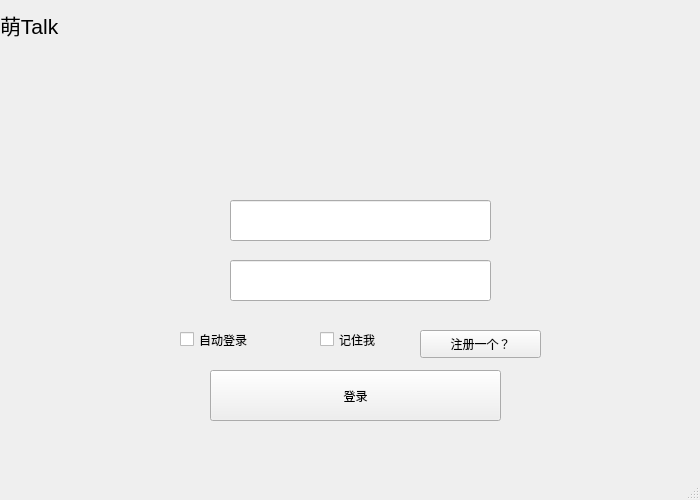
<?xml version="1.0" encoding="UTF-8"?>
<ui version="4.0">
 <class>MainWindow</class>
 <widget class="QMainWindow" name="MainWindow">
  <property name="geometry">
   <rect>
    <x>0</x>
    <y>0</y>
    <width>700</width>
    <height>500</height>
   </rect>
  </property>
  <property name="minimumSize">
   <size>
    <width>700</width>
    <height>500</height>
   </size>
  </property>
  <property name="maximumSize">
   <size>
    <width>700</width>
    <height>500</height>
   </size>
  </property>
  <property name="cursor">
   <cursorShape>ArrowCursor</cursorShape>
  </property>
  <property name="windowTitle">
   <string>MainWindow</string>
  </property>
  <widget class="QWidget" name="centralwidget">
   <widget class="QWidget" name="widget" native="true">
    <property name="geometry">
     <rect>
      <x>90</x>
      <y>180</y>
      <width>481</width>
      <height>141</height>
     </rect>
    </property>
    <widget class="QLineEdit" name="lineEdit_id">
     <property name="geometry">
      <rect>
       <x>140</x>
       <y>20</y>
       <width>261</width>
       <height>41</height>
      </rect>
     </property>
     <property name="text">
      <string/>
     </property>
    </widget>
    <widget class="QLabel" name="label">
     <property name="geometry">
      <rect>
       <x>100</x>
       <y>20</y>
       <width>31</width>
       <height>41</height>
      </rect>
     </property>
     <property name="text">
      <string>&lt;html&gt;&lt;head/&gt;&lt;body&gt;&lt;p&gt;&lt;img src=&quot;:/res/bg/user.png&quot; width=&quot;30&quot; height=&quot;30&quot;/&gt;&lt;/p&gt;&lt;/body&gt;&lt;/html&gt;</string>
     </property>
     <property name="textFormat">
      <enum>Qt::AutoText</enum>
     </property>
     <property name="scaledContents">
      <bool>false</bool>
     </property>
    </widget>
    <widget class="QLabel" name="label_2">
     <property name="geometry">
      <rect>
       <x>100</x>
       <y>80</y>
       <width>31</width>
       <height>41</height>
      </rect>
     </property>
     <property name="text">
      <string>&lt;html&gt;&lt;head/&gt;&lt;body&gt;&lt;p&gt;&lt;img src=&quot;:/res/bg/password.png&quot; wight=&quot;30&quot; height= &quot;30&quot;/&gt;&lt;/p&gt;&lt;/body&gt;&lt;/html&gt;</string>
     </property>
    </widget>
    <widget class="QLineEdit" name="lineEdit_password">
     <property name="geometry">
      <rect>
       <x>140</x>
       <y>80</y>
       <width>261</width>
       <height>41</height>
      </rect>
     </property>
    </widget>
    <widget class="QLabel" name="label_4">
     <property name="geometry">
      <rect>
       <x>-70</x>
       <y>20</y>
       <width>701</width>
       <height>141</height>
      </rect>
     </property>
     <property name="text">
      <string>&lt;html&gt;
&lt;head/&gt;
&lt;body&gt;
  &lt;p&gt;
    &lt;img style=&quot;background-color: white;&quot; src=&quot;:/res/bg/two.png&quot; width=&quot;20&quot; height=&quot;20&quot;/&gt;
  &lt;/p&gt;
&lt;/body&gt;
&lt;/html&gt;</string>
     </property>
    </widget>
   </widget>
   <widget class="QWidget" name="widget_2" native="true">
    <property name="geometry">
     <rect>
      <x>120</x>
      <y>320</y>
      <width>481</width>
      <height>121</height>
     </rect>
    </property>
    <widget class="QCheckBox" name="checkBox">
     <property name="geometry">
      <rect>
       <x>60</x>
       <y>10</y>
       <width>91</width>
       <height>19</height>
      </rect>
     </property>
     <property name="text">
      <string>自动登录</string>
     </property>
    </widget>
    <widget class="QCheckBox" name="checkBox_2">
     <property name="geometry">
      <rect>
       <x>200</x>
       <y>10</y>
       <width>91</width>
       <height>19</height>
      </rect>
     </property>
     <property name="text">
      <string>记住我</string>
     </property>
    </widget>
    <widget class="QPushButton" name="pushButton">
     <property name="geometry">
      <rect>
       <x>300</x>
       <y>10</y>
       <width>121</width>
       <height>28</height>
      </rect>
     </property>
     <property name="text">
      <string>注册一个？</string>
     </property>
    </widget>
    <widget class="QPushButton" name="pushButton_main_login">
     <property name="geometry">
      <rect>
       <x>90</x>
       <y>50</y>
       <width>291</width>
       <height>51</height>
      </rect>
     </property>
     <property name="text">
      <string>登录</string>
     </property>
    </widget>
   </widget>
   <widget class="QWidget" name="widget_3" native="true">
    <property name="geometry">
     <rect>
      <x>0</x>
      <y>0</y>
      <width>701</width>
      <height>141</height>
     </rect>
    </property>
    <widget class="QLabel" name="label_title">
     <property name="geometry">
      <rect>
       <x>0</x>
       <y>0</y>
       <width>161</width>
       <height>51</height>
      </rect>
     </property>
     <property name="text">
      <string>&lt;html&gt;&lt;head/&gt;&lt;body&gt;&lt;p&gt;&lt;span style=&quot; font-size:16pt;&quot;&gt;萌Talk&lt;/span&gt;&lt;/p&gt;&lt;/body&gt;&lt;/html&gt;</string>
     </property>
     <property name="textFormat">
      <enum>Qt::AutoText</enum>
     </property>
     <property name="margin">
      <number>0</number>
     </property>
    </widget>
    <widget class="QPushButton" name="pushButton_min">
     <property name="geometry">
      <rect>
       <x>620</x>
       <y>0</y>
       <width>41</width>
       <height>41</height>
      </rect>
     </property>
     <property name="text">
      <string/>
     </property>
     <property name="icon">
      <iconset resource="res.qrc">
       <normaloff>:/res/bg/min.png</normaloff>:/res/bg/min.png</iconset>
     </property>
     <property name="iconSize">
      <size>
       <width>20</width>
       <height>20</height>
      </size>
     </property>
     <property name="flat">
      <bool>true</bool>
     </property>
    </widget>
    <widget class="QPushButton" name="pushButton_exit">
     <property name="geometry">
      <rect>
       <x>660</x>
       <y>0</y>
       <width>41</width>
       <height>41</height>
      </rect>
     </property>
     <property name="text">
      <string/>
     </property>
     <property name="icon">
      <iconset resource="res.qrc">
       <normaloff>:/res/bg/delete.png</normaloff>:/res/bg/delete.png</iconset>
     </property>
     <property name="flat">
      <bool>true</bool>
     </property>
    </widget>
    <widget class="QLabel" name="label_6">
     <property name="geometry">
      <rect>
       <x>0</x>
       <y>0</y>
       <width>711</width>
       <height>141</height>
      </rect>
     </property>
     <property name="text">
      <string>&lt;html&gt;
&lt;head/&gt;
&lt;body&gt;
  &lt;p&gt;
    &lt;img style=&quot;background-color: white;&quot; src=&quot;:/res/bg/up.jpg&quot; width=&quot;700&quot; height=&quot;500&quot;/&gt;
  &lt;/p&gt;
&lt;/body&gt;
&lt;/html&gt;</string>
     </property>
    </widget>
    <zorder>label_6</zorder>
    <zorder>label_title</zorder>
    <zorder>pushButton_min</zorder>
    <zorder>pushButton_exit</zorder>
   </widget>
   <widget class="QLabel" name="label_3">
    <property name="geometry">
     <rect>
      <x>-10</x>
      <y>100</y>
      <width>711</width>
      <height>371</height>
     </rect>
    </property>
    <property name="text">
     <string>&lt;html&gt;&lt;head/&gt;&lt;body&gt;&lt;p&gt;&lt;img src=&quot;:/res/bg/white.jpg&quot;/&gt;&lt;/p&gt;&lt;/body&gt;&lt;/html&gt;</string>
    </property>
   </widget>
   <widget class="QLabel" name="label_5">
    <property name="geometry">
     <rect>
      <x>0</x>
      <y>430</y>
      <width>191</width>
      <height>20</height>
     </rect>
    </property>
    <property name="text">
     <string>&lt;html&gt;&lt;head/&gt;&lt;body&gt;&lt;p&gt;&lt;br/&gt;&lt;/p&gt;&lt;/body&gt;&lt;/html&gt;</string>
    </property>
   </widget>
   <zorder>label_3</zorder>
   <zorder>widget</zorder>
   <zorder>widget_2</zorder>
   <zorder>widget_3</zorder>
   <zorder>label_5</zorder>
  </widget>
  <widget class="QMenuBar" name="menubar">
   <property name="geometry">
    <rect>
     <x>0</x>
     <y>0</y>
     <width>700</width>
     <height>26</height>
    </rect>
   </property>
  </widget>
  <widget class="QStatusBar" name="statusbar"/>
 </widget>
 <resources>
  <include location="res.qrc"/>
 </resources>
 <connections/>
</ui>
